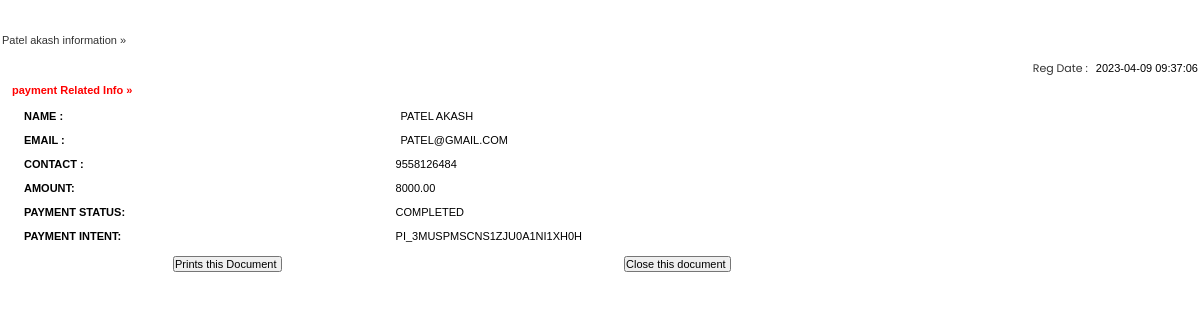
The page /admin/bill.php?id=1 on the database its author committed.
### tables this page shows
CREATE TABLE `bird_stripe_payments` (
  `id` int(10) NOT NULL,
  `name` varchar(255) NOT NULL,
  `email` varchar(255) NOT NULL,
  `contact` varchar(12) NOT NULL,
  `amount` decimal(10,2) NOT NULL,
  `payment_status` enum('Pending','Completed') NOT NULL DEFAULT 'Pending',
  `payment_intent` text DEFAULT NULL,
  `created_at` datetime NOT NULL
);

### admin/bill.php (the view, shortened to what this page needs)
<?php
$connect = mysqli_connect("localhost", "root", "", "hostel");
?>
<!DOCTYPE html PUBLIC "-//W3C//DTD XHTML 1.0 Transitional//EN" "http://www.w3.org/TR/xhtml1/DTD/xhtml1-transitional.dtd">
<html xmlns="http://www.w3.org/1999/xhtml">
<head>
<link href="style.css" rel="stylesheet" type="text/css" />
<link href="hostel.css" rel="stylesheet" type="text/css">
</head>
<body>
<table width="100%" border="0">
<?php
		 $ret= mysqli_query($connect,"SELECT * FROM bird_stripe_payments where id = '".$_GET['id']."'");
			while($row=mysqli_fetch_array($ret))
			{
			?>
			<tr>
			  <td colspan="2" align="center" class="font1">&nbsp;</td>
  </tr>
			<tr>
			  <td colspan="2" align="center" class="font1">&nbsp;</td>
  </tr>
			<tr>
			  <td colspan="2"  class="font"><?php echo ucfirst($row['name']);?>  information &raquo;</span> </td>
  </tr>
			<tr>
			  <td colspan="2"  class="font">&nbsp;&nbsp;&nbsp;&nbsp;&nbsp;&nbsp;&nbsp;&nbsp;&nbsp;&nbsp;&nbsp;&nbsp;
		      <div align="right">Reg Date : <span class="comb-value"><?php echo $row['created_at'];?></span></div></td>
  </tr>
			<tr>
			  <td colspan="2"  class="heading" style="color: red;">payment Related Info &raquo; </td>
  </tr>
			<tr>
			  <td colspan="2"  class="font1"><table width="100%" border="0">
                <tr>
                  <td width="32%" valign="top" class="heading">Name : </td>
                      <td class="comb-value1"><span class="comb-value"><?php echo $row['name'];?></span></td>
                    </tr>
                  <tr>
                  <td width="22%" valign="top" class="heading">Email : </td>
                      <td class="comb-value1"><span class="comb-value"><?php echo $row['email'];?></span></td>
                    </tr>
                    <tr>
                    <td width="12%" valign="top" class="heading">Contact : </td>
                      <td class="comb-value1"><?php echo $fpm=$row['contact'];?></td>
                    </tr>
                    <tr>
                    <td width="12%" valign="top" class="heading">Amount: </td>
                      <td class="comb-value1"><?php echo $row['amount'];?></td>
                    </tr>
                    <tr>
                    <td width="12%" valign="top" class="heading">Payment status: </td>
                      <td class="comb-value1"><?php echo $dr=$row['payment_status'];?></td>
                    </tr>
                    <tr>
                    <td width="12%" valign="top" class="heading">Payment intent: </td>
                      <td class="comb-value1"><?php echo $dr=$row['payment_intent'];?></td>
                    </tr>
<?php } ?>
                  </table></td>
                </tr>
                  </table></td>
  <tr>
    <td colspan="2" align="right" ><form id="form1" name="form1" method="post" action="">
      <table width="100%" border="0" cellpadding="0" cellspacing="0">
        <tr>
          <td width="14%">&nbsp;</td>
          <td width="35%" class="comb-value"><label>
            <input name="Submit" type="submit" class="txtbox4" value="Prints this Document " onClick="return f3();" />
          </label></td>
          <td width="3%">&nbsp;</td>
          <td width="26%"><label>
            <input name="Submit2" type="submit" class="txtbox4" value="Close this document " onClick="return f2();"  />
          </label></td>
          <td width="8%">&nbsp;</td>
          <td width="14%">&nbsp;</td>
        </tr>
      </table>
        </form>    </td>
  </tr>
</body>
</html>

### style.css (style rules this page uses)
* { margin: 0; padding: 0; box-sizing: border-box; font-family: 'Poppins', sans-serif; }

### admin/hostel.css (style rules this page uses)
body { margin-left: 0px; margin-top: 0px; margin-right: 0px; margin-bottom: 0px;font:11px Verdana,Arial; }
.heading { font-family: Verdana, Arial, Helvetica, sans-serif; font-size: 11px; font-weight: bold; color:#000000; padding-bottom:5px; padding-top:5px; padding-left:10px; text-decoration: none; }
.comb-value { font-family: Arial, Helvetica, sans-serif; font-size: 11px; color: #000000; text-decoration: none; padding-bottom:5px; padding-left:5px; padding-top:5px; }
.font1 { font-family:Verdana, Arial, Helvetica, sans-serif; font-size:12px; font-weight:800; color:#CC0000; text-transform:uppercase; padding-left:10px; padding-top:0px; }
.txtbox4 { font-family: Arial, Helvetica, sans-serif; font-size: 11px; color: #000000; }
.comb-value1 { font-family: Arial, Helvetica, sans-serif; font-size: 11px; color: #000000; text-decoration: none; padding-bottom:2px; padding-left:2px; padding-top:2px; }
.font { font-family:Verdana, Arial, Helvetica, sans-serif; font-size:11px; color:#333333; text-decoration:none; }

### rows shown on the page
bird_stripe_payments: name "Patel akash", created_at "2023-04-09 09:37:06", name "PATEL AKASH", email "PATEL@GMAIL.COM", contact "9558126484", amount "8000.00", payment_status "COMPLETED", payment_intent "PI_3MUSPMSCNS1ZJU0A1NI1XH0H"
